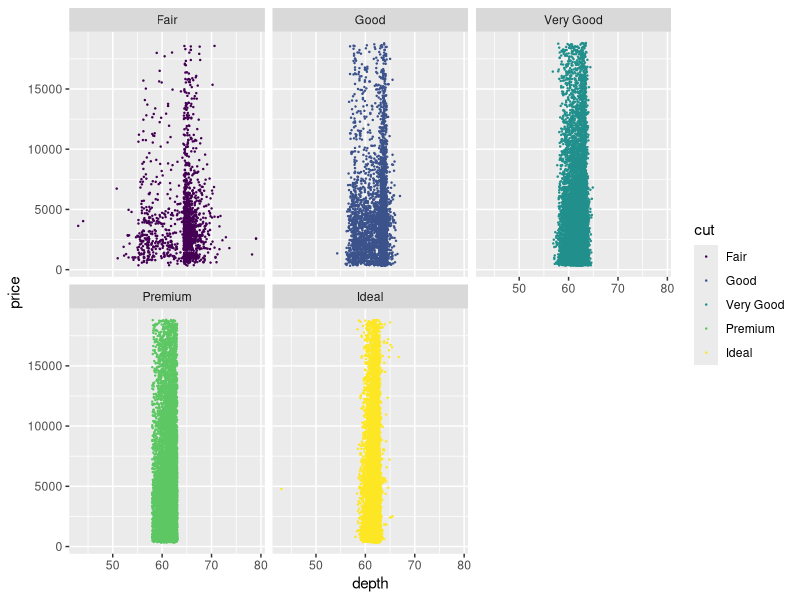

Write R code to recreate this figure.
## ---- chunk 1
library(tidyverse); library(ggplot2)
data("diamonds")

df=diamonds %>% ggplot(aes(x=depth, y=price, color=cut))+
  geom_point(size=0.2)+facet_wrap(cut~.)
df
